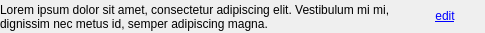
<?xml version="1.0" encoding="UTF-8"?>
<ui version="4.0">
 <class>SlimLineEdit</class>
 <widget class="QWidget" name="SlimLineEdit">
  <property name="geometry">
   <rect>
    <x>0</x>
    <y>0</y>
    <width>485</width>
    <height>33</height>
   </rect>
  </property>
  <property name="windowTitle">
   <string>Form</string>
  </property>
  <layout class="QHBoxLayout" name="horizontalLayout">
   <property name="leftMargin">
    <number>0</number>
   </property>
   <property name="topMargin">
    <number>0</number>
   </property>
   <property name="rightMargin">
    <number>0</number>
   </property>
   <property name="bottomMargin">
    <number>0</number>
   </property>
   <item>
    <widget class="QStackedWidget" name="stackedWidget">
     <property name="currentIndex">
      <number>0</number>
     </property>
     <widget class="QWidget" name="page_view">
      <layout class="QHBoxLayout" name="horizontalLayout_3" stretch="1,0">
       <property name="leftMargin">
        <number>0</number>
       </property>
       <property name="topMargin">
        <number>0</number>
       </property>
       <property name="rightMargin">
        <number>0</number>
       </property>
       <property name="bottomMargin">
        <number>0</number>
       </property>
       <item>
        <widget class="QLabel" name="label">
         <property name="text">
          <string>Lorem ipsum dolor sit amet, consectetur adipiscing elit. Vestibulum mi mi, dignissim nec metus id, semper adipiscing magna.</string>
         </property>
         <property name="wordWrap">
          <bool>true</bool>
         </property>
        </widget>
       </item>
       <item>
        <widget class="QPushButton" name="button_edit">
         <property name="cursor">
          <cursorShape>PointingHandCursor</cursorShape>
         </property>
         <property name="mouseTracking">
          <bool>true</bool>
         </property>
         <property name="styleSheet">
          <string notr="true">color: blue; text-decoration: underline;</string>
         </property>
         <property name="text">
          <string>edit</string>
         </property>
         <property name="flat">
          <bool>true</bool>
         </property>
        </widget>
       </item>
      </layout>
     </widget>
     <widget class="QWidget" name="page_edit">
      <layout class="QHBoxLayout" name="horizontalLayout_2">
       <property name="leftMargin">
        <number>0</number>
       </property>
       <property name="topMargin">
        <number>0</number>
       </property>
       <property name="rightMargin">
        <number>0</number>
       </property>
       <property name="bottomMargin">
        <number>0</number>
       </property>
       <item>
        <widget class="QLineEdit" name="lineEdit"/>
       </item>
       <item>
        <widget class="QPushButton" name="button_validate">
         <property name="text">
          <string>Ok</string>
         </property>
        </widget>
       </item>
      </layout>
     </widget>
    </widget>
   </item>
  </layout>
 </widget>
 <resources/>
 <connections/>
</ui>
